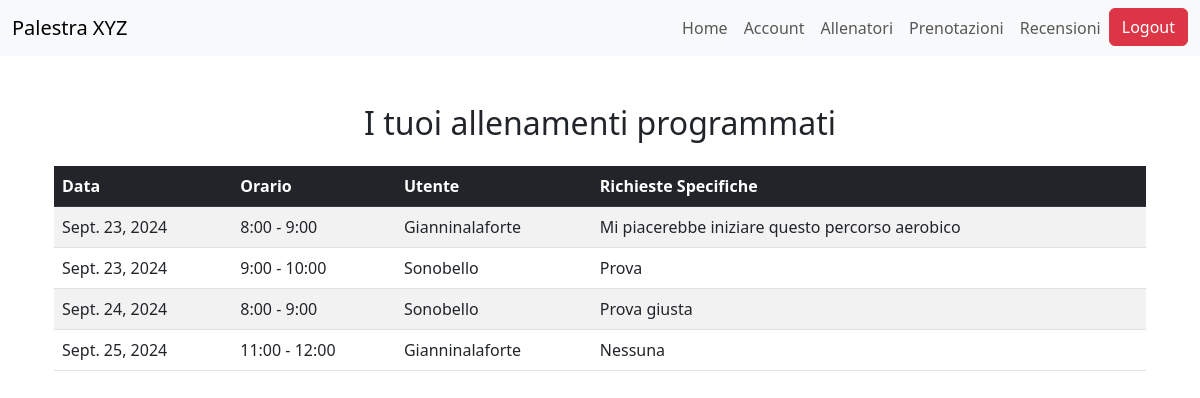
Page /trainers/allenamenti/ (signed in) on the earlier database version.
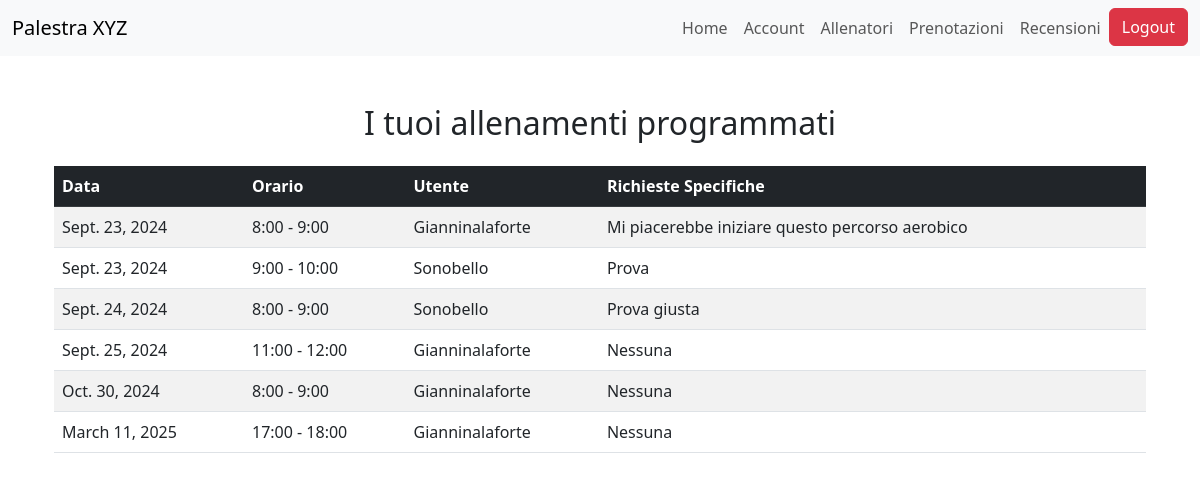
Same page on the later database version.
### bookings/models.py (models this page shows, shortened)
class Prenotazione(models.Model):
    registrato_utente = models.ForeignKey(RegistratoUtente, on_delete=models.CASCADE)
    personal_trainer = models.ForeignKey(PersonalTrainer, on_delete=models.CASCADE)
    richieste_specifiche = models.TextField(max_length=500, blank=True, null=True)
    ORARI_FASCIA = [
        (8, '8:00 - 9:00'),
        (9, '9:00 - 10:00'),
        (10, '10:00 - 11:00'),
        (11, '11:00 - 12:00'),
        (12, '12:00 - 13:00'),
        (13, '13:00 - 14:00'),
        (14, '14:00 - 15:00'),
        (15, '15:00 - 16:00'),
        (16, '16:00 - 17:00'),
        (17, '17:00 - 18:00'),
        (18, '18:00 - 19:00'),
    ]
    fascia_oraria = models.IntegerField(choices=ORARI_FASCIA)
    data_prenotazione = models.DateField()
    class Meta:
        unique_together = ('personal_trainer', 'fascia_oraria', 'data_prenotazione')
    class Meta:
        verbose_name_plural = "Prenotazioni"

### accounts/models.py (models this page shows, shortened)
class RegistratoUtente(models.Model):
    user = models.OneToOneField(User, on_delete=models.CASCADE)
    nome = models.CharField(max_length=100)
    cognome = models.CharField(max_length=100)
    data_nascita = models.DateField()
    bio = models.TextField(max_length=500)
    SCELTA_PREFERENZE = [
        ("BB", "BodyBuilding"),
        ("PL", "PowerLifting"),
        ("CL", "Calisthenics"),
        ("ST", "StrongMen"),
        ("YG", "Yoga"),
        ("PS", "Pilates"),
        ("AR", "Aerobico")
    ]
    preferenze = models.CharField(max_length=2, choices=SCELTA_PREFERENZE)
    class Meta:
        verbose_name_plural = "UtentiRegistrati"

### trainers/views.py (the view)
# urls.py: path('allenamenti/', allenamenti_programmati, name='allenamenti_programmati'),
@login_required
def allenamenti_programmati(request):
    try:
        personal_trainer = PersonalTrainer.objects.get(user=request.user)
    except PersonalTrainer.DoesNotExist:
        return redirect('personal_trainer_home')
    allenamenti = Prenotazione.objects.filter(personal_trainer=personal_trainer).order_by('data_prenotazione', 'fascia_oraria')
    return render(request, 'trainers/allenamenti_programmati.html', {'allenamenti': allenamenti})

### trainers/templates/trainers/allenamenti_programmati.html
{% extends 'trainers/base.html' %}
{% block content %}
<div class="container mt-5">
    <h2 class="text-center mb-4">I tuoi allenamenti programmati</h2>
    {% if allenamenti %}
        <div class="table-responsive">
            <table class="table table-striped">
                <thead class="table-dark">
                    <tr>
                        <th>Data</th>
                        <th>Orario</th>
                        <th>Utente</th>
                        <th>Richieste Specifiche</th>
                    </tr>
                </thead>
                <tbody>
                    {% for allenamento in allenamenti %}
                        <tr>
                            <td>{{ allenamento.data_prenotazione }}</td>
                            <td>{{ allenamento.get_fascia_oraria_display }}</td>
                            <td>{{ allenamento.registrato_utente.user.username }}</td>
                            <td>{{ allenamento.richieste_specifiche|default:"Nessuna" }}</td>
                        </tr>
                    {% endfor %}
                </tbody>
            </table>
        </div>
    {% else %}
        <div class="alert alert-warning" role="alert">
            Non hai allenamenti programmati.
        </div>
    {% endif %}
</div>
{% endblock %}

Differences in the rows shown:
added Prenotazione: data_prenotazione "Oct. 30, 2024", fascia_oraria "8:00 - 9:00", registrato_utente.user.username "Gianninalaforte", richieste_specifiche "Nessuna"
added Prenotazione: data_prenotazione "March 11, 2025", fascia_oraria "17:00 - 18:00", registrato_utente.user.username "Gianninalaforte", richieste_specifiche "Nessuna"
